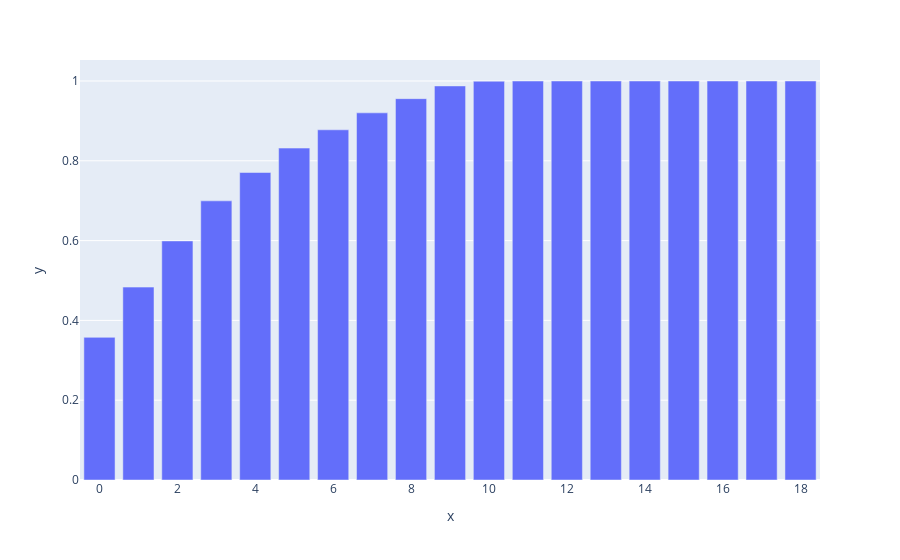

Here is the notebook cell this chart was saved with:
### Code cell
fig = px.bar(y=np.cumsum(pca.explained_variance_ratio_))

fig.show()

### Figure 1 — Plotly figure (JSON) as saved in the notebook; plotly's stock layout.template omitted (floating-point values rounded to 4 significant figures)
{"data": [{"alignmentgroup": "True", "hovertemplate": "x=%{x}<br>y=%{y}<extra></extra>", "legendgroup": "", "marker": {"color": "#636efa"}, "name": "", "offsetgroup": "", "orientation": "v", "showlegend": false, "textposition": "auto", "type": "bar", "x": [0, 1, 2, 3, 4, 5, 6, 7, 8, 9, 10, 11, 12, 13, 14, 15, 16, 17, 18], "xaxis": "x", "y": [0.3575, 0.4834, 0.5991, 0.6996, 0.7707, 0.8319, 0.8777, 0.9202, 0.9557, 0.9876, 0.9995, 0.9999, 1, 1, 1, 1, 1, 1, 1], "yaxis": "y"}], "layout": {"barmode": "relative", "legend": {"tracegroupgap": 0}, "margin": {"t": 60}, "xaxis": {"anchor": "y", "domain": [0, 1], "title": {"text": "x"}}, "yaxis": {"anchor": "x", "domain": [0, 1], "title": {"text": "y"}}}}
